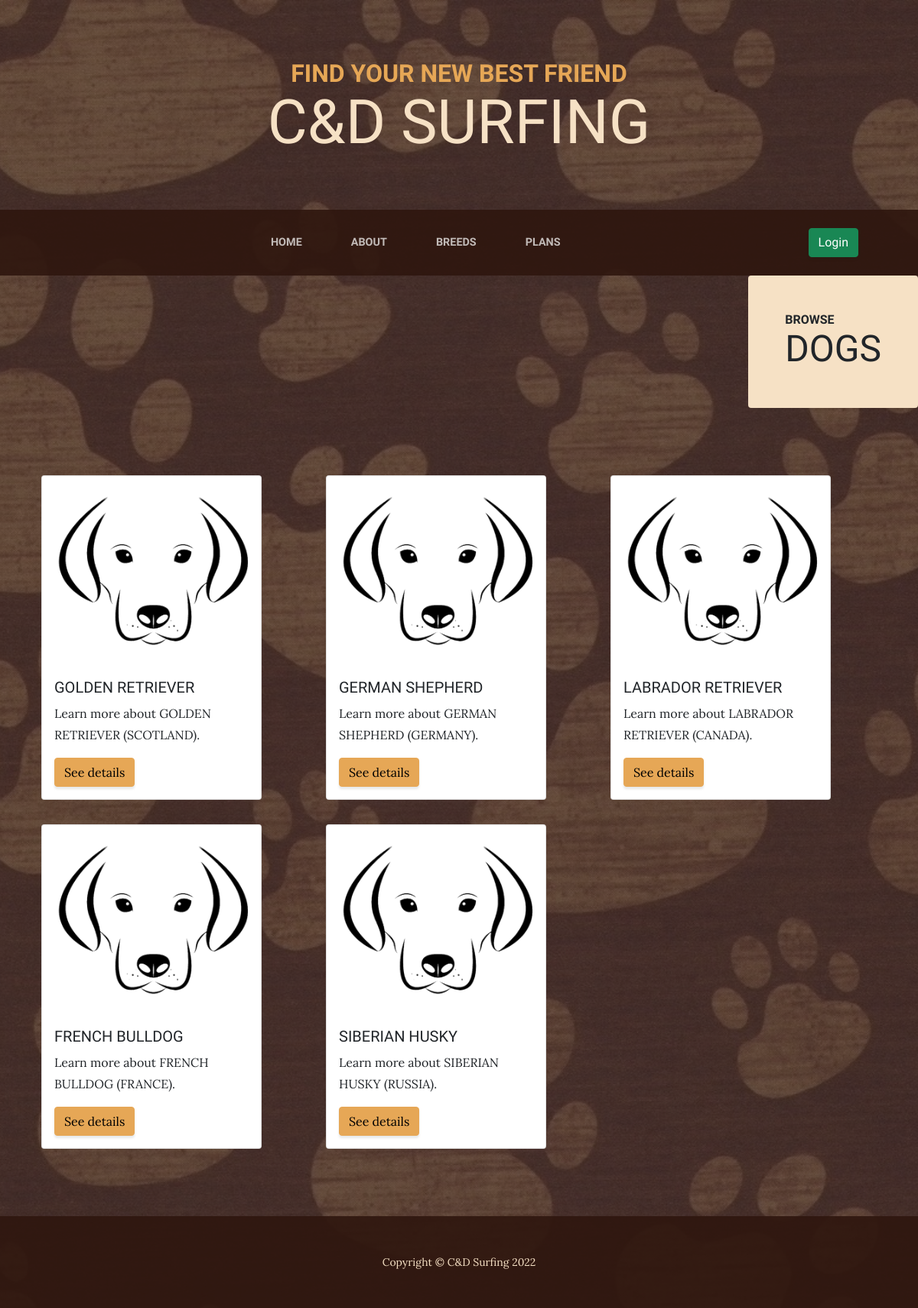
The app's page /dog_breeds.php with its own data.
### tables this page shows
CREATE TABLE `BREEDS` (
  `BREED_ID` INT(11) NOT NULL AUTO_INCREMENT,
  `ISFELINE` TINYINT(1) NOT NULL COMMENT '1 FOR CAT, 0 FOR DOG',
  `IMAGE_LINK` VARCHAR(500) DEFAULT 'ASSETS/IMG/GENERIC_0.PNG',
  `LENGTH` VARCHAR(255) DEFAULT 'MEDIUM',
  `GOOD_WITH_CHILDREN` INT(1) DEFAULT 3,
  `GOOD_WITH_DOGS` INT(1) DEFAULT 3,
  `SHEDDING` INT(1) DEFAULT 3,
  `GROOMING` INT(1) DEFAULT 3,
  `DROOLING` INT(1) DEFAULT 3,
  `COAT_LENGTH` VARCHAR(50) DEFAULT 'MEDIUM',
  `GOOD_WITH_STRANGERS` INT(1) DEFAULT 3,
  `PLAYFULNESS` INT(1) DEFAULT 3,
  `PROTECTIVENESS` INT(1) DEFAULT 3,
  `TRAINABILITY` INT(1) DEFAULT 3,
  `ENERGY` INT(1) DEFAULT 3,
  `VOCAL_COMMUNICATION` INT(1) DEFAULT 3,
  `MIN_LIFE_EXPECTANCY` INT(2) DEFAULT 10,
  `MAX_LIFE_EXPECTANCY` INT(2) DEFAULT 15,
  `MAX_HEIGHT_MALE` DECIMAL(4,1) DEFAULT NULL,
  `MAX_HEIGHT_FEMALE` DECIMAL(4,1) DEFAULT NULL,
  `MAX_WEIGHT_MALE` DECIMAL(5,1) DEFAULT NULL,
  `MAX_WEIGHT_FEMALE` DECIMAL(5,1) DEFAULT NULL,
  `MIN_HEIGHT_MALE` DECIMAL(4,1) DEFAULT NULL,
  `MIN_HEIGHT_FEMALE` DECIMAL(4,1) DEFAULT NULL,
  `MIN_WEIGHT_MALE` DECIMAL(5,1) DEFAULT NULL,
  `MIN_WEIGHT_FEMALE` DECIMAL(5,1) DEFAULT NULL,
  `NAME` VARCHAR(100) NOT NULL,
  `ORIGIN` VARCHAR(100) DEFAULT 'UNKNOWN',
  `INTELLIGENCE` INT(1) DEFAULT 3,
  `OTHER_PETS_FRIENDLY` INT(1) DEFAULT 3,
  `FAMILY_FRIENDLY` INT(1) DEFAULT 3,
  `GENERAL_HEALTH` INT(1) DEFAULT 3,
  `POPULARITY_RANK` INT(3) DEFAULT NULL,
  `DESCRIPTION` TEXT DEFAULT NULL,
  `CREATED_AT` DATETIME DEFAULT CURRENT_TIMESTAMP,
  PRIMARY KEY (`BREED_ID`)
);

### dog_breeds.php (the view, shortened to what this page needs)
<?php include_once 'includes/header.php'; ?>
<?php require_once 'pdo.php'; ?>
<div class="product-item-title d-flex">
    <div class="bg-faded p-5 d-flex ms-auto rounded">
        <h2 class="section-heading mb-0">
            <span class="section-heading-upper">Browse</span>
            <span class="section-heading-lower">Dogs</span>
        </h2>
    </div>
</div>
<section class="py-4 my-5">
    <div class="container">
        <div class="row">
            <?php
            $sql = "SELECT breed_id, image_link,name,origin FROM BREEDS WHERE isFeline = 0;";
            $stmt = $pdo->prepare($sql);
            $stmt->execute();
            $row = $stmt->fetch(PDO::FETCH_ASSOC);
            while ($row) {
                $breed = new Breed($row);
                echo <<<T
                    <div class="col-md-6 col-lg-4">
                    <div class="card my-3" style="width: 18rem;">
                    <img src="$breed->image_link" class="card-img-top" alt="...">
                    <div class="card-body">
                    <h5 class="card-title">$breed->name</h5>
                    <p class="card-text">Learn more about $breed->name ($breed->origin).</p>
                    <button type="button" class="btn btn-primary" data-bs-toggle="modal" data-bs-target="#exampleModal$breed->breed_id">
                    See details</button>
                    <div class="modal fade" id="exampleModal$breed->breed_id" tabindex="-1" aria-labelledby="exampleModalLabel$breed->breed_id" aria-hidden="true">
                    <div class="modal-dialog">
                    <div class="modal-content">
                    <div class="modal-header">
                    <h1 class="modal-title fs-5" id="exampleModalLabel$breed->breed_id">Learn more about $breed->name</h1>
                    <button type="button" class="btn-close" data-bs-dismiss="modal" aria-label="Close"></button>
                    </div>
                    <div class="modal-body">
                    <ul>
                T;
                echo <<<Q
                <li><em><a href="breed_details.php?q=$breed->breed_id">Learn more</a></em></li>
                </ul>
                </div>
                    <div class="modal-footer">
                    <button type="button" class="btn btn-secondary" data-bs-dismiss="modal">Close</button>
                    <button type="button" class="btn btn-primary"><a class="text-decoration-none text-black"
                Q;
                echo <<<R
                >Check availability</a></button>
                    </div>
                    </div>
                    </div>
                    </div>
                    </div>
                    </div>
                    </div>
                R;
                $row = $stmt->fetch(PDO::FETCH_ASSOC);
            }
            ?>
        </div>
    </div>
</section>
<?php require_once 'includes/footer.php' ?>
</body>
</html>

### records on screen
breeds: IMAGE_LINK (picture), NAME "GOLDEN RETRIEVER", ORIGIN "SCOTLAND"
breeds: IMAGE_LINK (picture), NAME "GERMAN SHEPHERD", ORIGIN "GERMANY"
breeds: IMAGE_LINK (picture), NAME "LABRADOR RETRIEVER", ORIGIN "CANADA"
breeds: IMAGE_LINK (picture), NAME "FRENCH BULLDOG", ORIGIN "FRANCE"
breeds: IMAGE_LINK (picture), NAME "SIBERIAN HUSKY", ORIGIN "RUSSIA"
